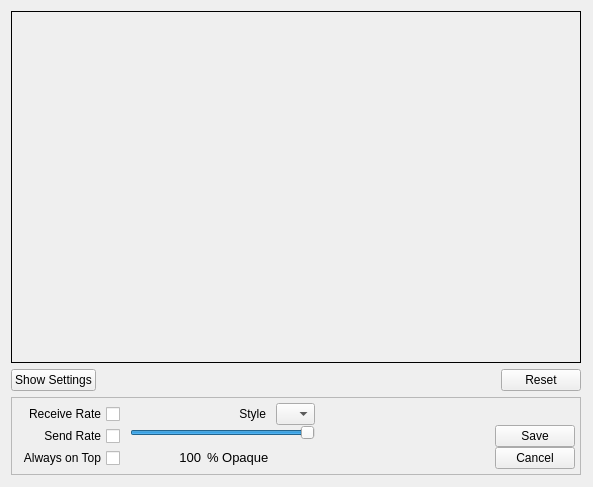
<?xml version="1.0" encoding="UTF-8"?>
<ui version="4.0">
 <class>BandwidthGraph</class>
 <widget class="QWidget" name="BandwidthGraph">
  <property name="geometry">
   <rect>
    <x>0</x>
    <y>0</y>
    <width>593</width>
    <height>487</height>
   </rect>
  </property>
  <property name="windowTitle">
   <string notr="true"/>
  </property>
  <layout class="QGridLayout" name="gridLayout">
   <property name="rightMargin">
    <number>12</number>
   </property>
   <property name="bottomMargin">
    <number>12</number>
   </property>
   <item row="0" column="0">
    <widget class="GraphFrame" name="frmGraph">
     <property name="minimumSize">
      <size>
       <width>120</width>
       <height>80</height>
      </size>
     </property>
     <property name="font">
      <font>
       <pointsize>10</pointsize>
      </font>
     </property>
     <property name="contextMenuPolicy">
      <enum>Qt::NoContextMenu</enum>
     </property>
     <property name="frameShape">
      <enum>QFrame::Box</enum>
     </property>
     <property name="frameShadow">
      <enum>QFrame::Plain</enum>
     </property>
    </widget>
   </item>
   <item row="0" column="1">
    <spacer name="verticalSpacer">
     <property name="orientation">
      <enum>Qt::Vertical</enum>
     </property>
     <property name="sizeType">
      <enum>QSizePolicy::Expanding</enum>
     </property>
     <property name="sizeHint" stdset="0">
      <size>
       <width>0</width>
       <height>40</height>
      </size>
     </property>
    </spacer>
   </item>
   <item row="2" column="0">
    <widget class="QFrame" name="frmSettings">
     <property name="frameShape">
      <enum>QFrame::StyledPanel</enum>
     </property>
     <property name="frameShadow">
      <enum>QFrame::Raised</enum>
     </property>
     <layout class="QGridLayout" name="gridLayout_2">
      <property name="sizeConstraint">
       <enum>QLayout::SetDefaultConstraint</enum>
      </property>
      <property name="horizontalSpacing">
       <number>10</number>
      </property>
      <property name="verticalSpacing">
       <number>0</number>
      </property>
      <property name="margin">
       <number>5</number>
      </property>
      <item row="0" column="0">
       <widget class="QCheckBox" name="chkReceiveRate">
        <property name="contextMenuPolicy">
         <enum>Qt::NoContextMenu</enum>
        </property>
        <property name="toolTip">
         <string/>
        </property>
        <property name="layoutDirection">
         <enum>Qt::RightToLeft</enum>
        </property>
        <property name="text">
         <string>Receive Rate</string>
        </property>
        <property name="checked">
         <bool>false</bool>
        </property>
       </widget>
      </item>
      <item row="2" column="0">
       <widget class="QCheckBox" name="chkSendRate">
        <property name="contextMenuPolicy">
         <enum>Qt::NoContextMenu</enum>
        </property>
        <property name="toolTip">
         <string/>
        </property>
        <property name="layoutDirection">
         <enum>Qt::RightToLeft</enum>
        </property>
        <property name="text">
         <string>Send Rate</string>
        </property>
        <property name="checked">
         <bool>false</bool>
        </property>
       </widget>
      </item>
      <item row="3" column="0">
       <widget class="QCheckBox" name="chkAlwaysOnTop">
        <property name="layoutDirection">
         <enum>Qt::RightToLeft</enum>
        </property>
        <property name="text">
         <string>Always on Top</string>
        </property>
       </widget>
      </item>
      <item row="0" column="1" colspan="3">
       <widget class="QLabel" name="lblGraphStyle">
        <property name="text">
         <string>Style</string>
        </property>
        <property name="alignment">
         <set>Qt::AlignRight|Qt::AlignTrailing|Qt::AlignVCenter</set>
        </property>
       </widget>
      </item>
      <item row="0" column="4">
       <widget class="QComboBox" name="cmbGraphStyle">
        <item>
         <property name="text">
          <string/>
         </property>
         <property name="icon">
          <iconset resource="../res/vidalia.qrc">
           <normaloff>:/images/16x16/graph-line.png</normaloff>:/images/16x16/graph-line.png</iconset>
         </property>
        </item>
        <item>
         <property name="text">
          <string/>
         </property>
         <property name="icon">
          <iconset resource="../res/vidalia.qrc">
           <normaloff>:/images/16x16/graph-area.png</normaloff>:/images/16x16/graph-area.png</iconset>
         </property>
        </item>
       </widget>
      </item>
      <item row="3" column="6">
       <widget class="QPushButton" name="btnCancelSettings">
        <property name="text">
         <string>Cancel</string>
        </property>
       </widget>
      </item>
      <item row="2" column="6">
       <widget class="QPushButton" name="btnSaveSettings">
        <property name="text">
         <string>Save</string>
        </property>
       </widget>
      </item>
      <item row="2" column="5">
       <spacer name="horizontalSpacer">
        <property name="orientation">
         <enum>Qt::Horizontal</enum>
        </property>
        <property name="sizeHint" stdset="0">
         <size>
          <width>40</width>
          <height>20</height>
         </size>
        </property>
       </spacer>
      </item>
      <item row="2" column="1" rowspan="2" colspan="4">
       <widget class="QFrame" name="frmOpacity">
        <property name="frameShape">
         <enum>QFrame::NoFrame</enum>
        </property>
        <property name="frameShadow">
         <enum>QFrame::Plain</enum>
        </property>
        <property name="lineWidth">
         <number>0</number>
        </property>
        <layout class="QGridLayout" name="gridLayout3">
         <property name="margin">
          <number>0</number>
         </property>
         <property name="spacing">
          <number>-1</number>
         </property>
         <item row="0" column="0" colspan="4">
          <widget class="QSlider" name="sldrOpacity">
           <property name="sizePolicy">
            <sizepolicy hsizetype="Expanding" vsizetype="Fixed">
             <horstretch>0</horstretch>
             <verstretch>0</verstretch>
            </sizepolicy>
           </property>
           <property name="contextMenuPolicy">
            <enum>Qt::NoContextMenu</enum>
           </property>
           <property name="toolTip">
            <string>Changes the transparency of the Bandwidth Graph</string>
           </property>
           <property name="minimum">
            <number>30</number>
           </property>
           <property name="maximum">
            <number>100</number>
           </property>
           <property name="value">
            <number>100</number>
           </property>
           <property name="sliderPosition">
            <number>100</number>
           </property>
           <property name="tracking">
            <bool>false</bool>
           </property>
           <property name="orientation">
            <enum>Qt::Horizontal</enum>
           </property>
           <property name="invertedAppearance">
            <bool>false</bool>
           </property>
           <property name="tickPosition">
            <enum>QSlider::NoTicks</enum>
           </property>
           <property name="tickInterval">
            <number>10</number>
           </property>
          </widget>
         </item>
         <item row="1" column="1">
          <widget class="QLabel" name="lblPercentOpacity">
           <property name="minimumSize">
            <size>
             <width>25</width>
             <height>0</height>
            </size>
           </property>
           <property name="font">
            <font>
             <pointsize>10</pointsize>
            </font>
           </property>
           <property name="contextMenuPolicy">
            <enum>Qt::NoContextMenu</enum>
           </property>
           <property name="layoutDirection">
            <enum>Qt::RightToLeft</enum>
           </property>
           <property name="text">
            <string>100</string>
           </property>
           <property name="alignment">
            <set>Qt::AlignRight|Qt::AlignTrailing|Qt::AlignVCenter</set>
           </property>
          </widget>
         </item>
         <item row="1" column="2">
          <widget class="QLabel" name="label">
           <property name="font">
            <font>
             <pointsize>10</pointsize>
            </font>
           </property>
           <property name="contextMenuPolicy">
            <enum>Qt::NoContextMenu</enum>
           </property>
           <property name="text">
            <string>% Opaque</string>
           </property>
          </widget>
         </item>
         <item row="1" column="3">
          <spacer>
           <property name="orientation">
            <enum>Qt::Horizontal</enum>
           </property>
           <property name="sizeHint" stdset="0">
            <size>
             <width>40</width>
             <height>20</height>
            </size>
           </property>
          </spacer>
         </item>
         <item row="1" column="0">
          <spacer name="horizontalSpacer_2">
           <property name="orientation">
            <enum>Qt::Horizontal</enum>
           </property>
           <property name="sizeHint" stdset="0">
            <size>
             <width>40</width>
             <height>20</height>
            </size>
           </property>
          </spacer>
         </item>
        </layout>
       </widget>
      </item>
     </layout>
    </widget>
   </item>
   <item row="1" column="0">
    <layout class="QHBoxLayout">
     <item>
      <widget class="QPushButton" name="btnToggleSettings">
       <property name="text">
        <string>Show Settings</string>
       </property>
       <property name="checkable">
        <bool>true</bool>
       </property>
      </widget>
     </item>
     <item>
      <spacer>
       <property name="orientation">
        <enum>Qt::Horizontal</enum>
       </property>
       <property name="sizeHint" stdset="0">
        <size>
         <width>21</width>
         <height>20</height>
        </size>
       </property>
      </spacer>
     </item>
     <item>
      <widget class="QPushButton" name="btnReset">
       <property name="text">
        <string>Reset</string>
       </property>
      </widget>
     </item>
    </layout>
   </item>
  </layout>
 </widget>
 <customwidgets>
  <customwidget>
   <class>GraphFrame</class>
   <extends>QFrame</extends>
   <header>bwgraph/GraphFrame.h</header>
   <container>1</container>
  </customwidget>
 </customwidgets>
 <resources>
  <include location="../res/vidalia.qrc"/>
 </resources>
 <connections/>
</ui>
